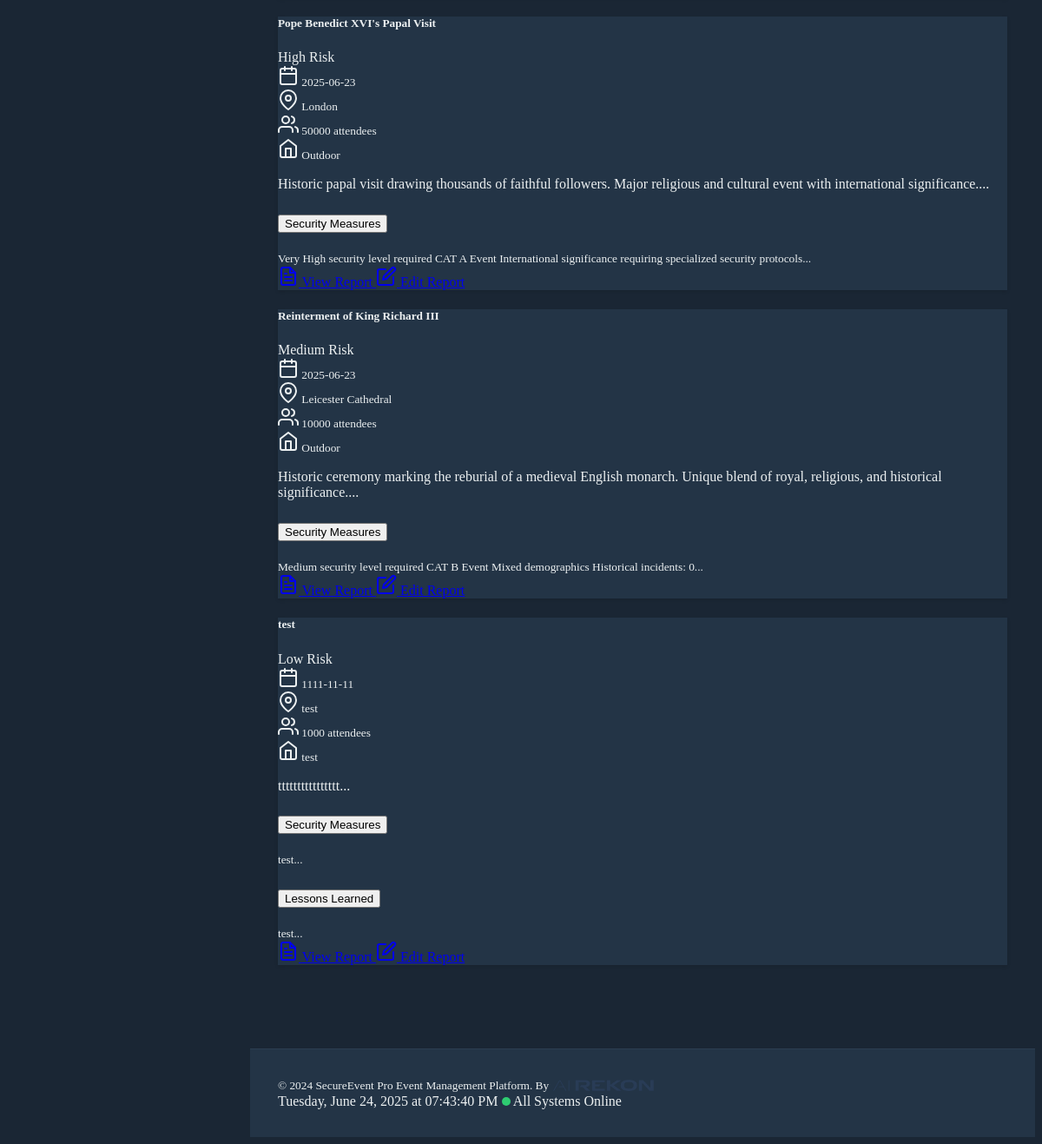
Before: /view-all-events (lower part) with the older database file.
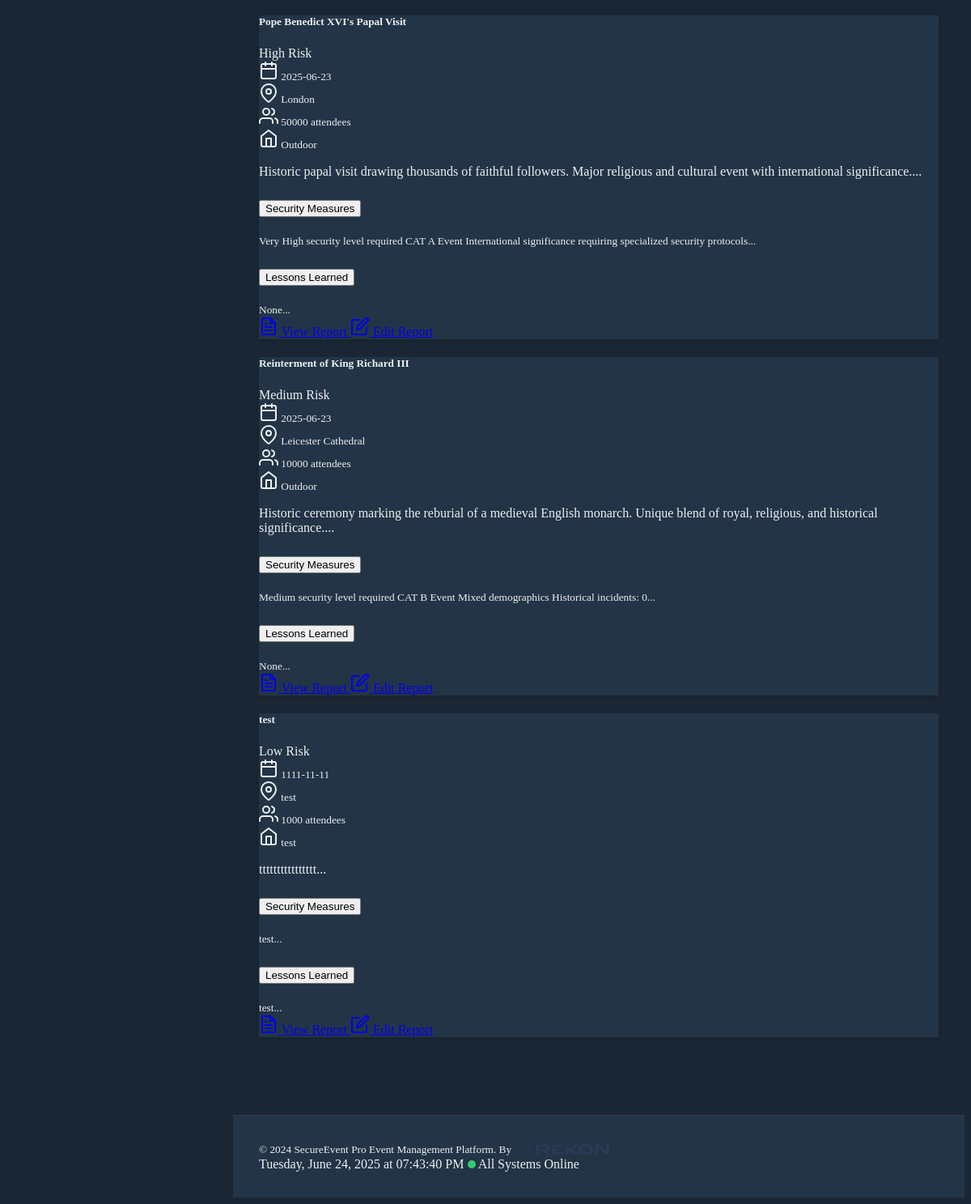
After: the same page with the newer database file.
### models.py (models this page shows)
class EventReport(db.Model):
    id = db.Column(db.Integer, primary_key=True)
    title = db.Column(db.String(200), nullable=False)
    date = db.Column(db.DateTime, nullable=False)
    location = db.Column(db.String(200), nullable=False)
    description = db.Column(db.Text, nullable=False)
    risk_level = db.Column(db.String(50), nullable=False)
    incident_type = db.Column(db.String(100), nullable=False)
    created_at = db.Column(db.DateTime, default=datetime.utcnow)
    venue_type = db.Column(db.String(50))
    security_staff_count = db.Column(db.Integer, default=0)
    security_staff_roles = db.Column(db.JSON, default=dict)
    incidents_reported = db.Column(db.Integer, default=0)
    incident_summary = db.Column(db.Text)
    attendance = db.Column(db.Integer)
    security_measures = db.Column(db.Text)
    incident_response = db.Column(db.Text)
    lessons_learned = db.Column(db.Text)
    recommendations = db.Column(db.Text)
    security_protocols = db.Column(db.Text)
    emergency_response_plan = db.Column(db.Text)
    post_event_analysis = db.Column(db.Text)
    activity_logs = db.relationship('ActivityLog', backref='event_report', lazy=True)
    estimated_risk_level = db.Column(db.String(50))
    risk_assessments = db.relationship('RiskAssessment', backref='event_report', lazy=True)

### routes.py (the view)
@app.route("/view-all-events")
def view_all_events():
    events = EventReport.query.all()
    return render_template("index.html", reports=events)

### routes.py (called while the page is built)
@app.before_request
def before_request():
    g.start_time = datetime.utcnow()
    g.activity_log = None

@app.after_request
def after_request(response):
    if hasattr(g, "activity_log") and g.activity_log:
        end_activity_tracking(g.activity_log)
    return response

### templates/index.html (shortened to what this page needs)
{% extends "base.html" %}
{% block content %}
<div class="row">
    {% for report in reports %}
    <div class="col-md-6 mb-4">
        <div class="card h-100">
            <div class="card-header d-flex justify-content-between align-items-center">
                <h5 class="card-title mb-0">{{ report.title }}</h5>
                <span class="badge bg-{{ 'danger' if report.risk_level == 'High' else 'warning' if report.risk_level == 'Medium' else 'success' }}">
                    {{ report.risk_level }} Risk
                </span>
            </div>
            <div class="card-body">
                <div class="mb-3">
                    <small class="text-muted">
                        <i data-feather="calendar" class="feather-sm me-1"></i> {{ report.date.strftime('%Y-%m-%d') }}<br>
                        <i data-feather="map-pin" class="feather-sm me-1"></i> {{ report.location }}<br>
                        <i data-feather="users" class="feather-sm me-1"></i> {{ report.attendance if report.attendance else 'Not recorded' }} attendees<br>
                        <i data-feather="home" class="feather-sm me-1"></i> {{ report.venue_type if report.venue_type else 'Venue type not specified' }}
                    </small>
                </div>
                <p class="card-text">{{ report.description[:150] }}...</p>
                {% if report.security_measures or report.lessons_learned %}
                <div class="mt-3">
                    <div class="accordion" id="insights{{ report.id }}">
                        {% if report.security_measures %}
                        <div class="accordion-item">
                            <h2 class="accordion-header">
                                <button class="accordion-button collapsed" type="button" data-bs-toggle="collapse" data-bs-target="#security{{ report.id }}">
                                    Security Measures
                                </button>
                            </h2>
                            <div id="security{{ report.id }}" class="accordion-collapse collapse" data-bs-parent="#insights{{ report.id }}">
                                <div class="accordion-body">
                                    <small>{{ report.security_measures[:200] }}...</small>
                                </div>
                            </div>
                        </div>
                        {% endif %}
                        {% if report.lessons_learned %}
                        <div class="accordion-item">
                            <h2 class="accordion-header">
                                <button class="accordion-button collapsed" type="button" data-bs-toggle="collapse" data-bs-target="#lessons{{ report.id }}">
                                    Lessons Learned
                                </button>
                            </h2>
                            <div id="lessons{{ report.id }}" class="accordion-collapse collapse" data-bs-parent="#insights{{ report.id }}">
                                <div class="accordion-body">
                                    <small>{{ report.lessons_learned[:200] }}...</small>
                                </div>
                            </div>
                        </div>
                        {% endif %}
                    </div>
                </div>
                {% endif %}
                <div class="mt-3">
                    <a href="{{ url_for('view_report', report_id=report.id) }}" class="btn btn-secondary btn-sm">
                        <i data-feather="file-text" class="feather-sm"></i> View Report
                    </a>
                    <a href="{{ url_for('edit_event_report', report_id=report.id) }}" class="btn btn-outline-primary btn-sm ms-1">
                        <i data-feather="edit" class="feather-sm"></i> Edit Report
                    </a>
                </div>
            </div>
        </div>
    </div>
    {% endfor %}
</div>
{% endblock %}

### templates/base.html (shortened to what this page needs)
<!DOCTYPE html>
<html lang="en" data-bs-theme="dark">
<head>
    <link href="https://cdn.replit.com/agent/bootstrap-agent-dark-theme.min.css" rel="stylesheet">
    <link href="https://cdn.jsdelivr.net/npm/feather-icons/dist/feather.min.css" rel="stylesheet">
</head>
<body>
    <div class="flex-grow-1">
        <main class="main-content" id="mainContent">
            {% block content %}{% endblock %}
        </main>
        <footer class="footer" id="footer">
            <div class="container-fluid d-flex justify-content-between align-items-center">
                <small>&copy; 2024 SecureEvent Pro Event Management Platform. By <img src="{{ url_for('static', filename='img/AIR_logo_new_trans_min.png') }}" alt="AI Rekon Logo" style="height: 14px; vertical-align: middle; margin-bottom: 2px;"></small>
                <div class="d-flex align-items-center gap-3">
                    <span id="current-date-time"></span>
                    <span class="status-indicator"></span>
                    <span>All Systems Online</span>
                </div>
            </div>
        </footer>
    </div>
</body>
</html>

### templates/base.html (style rules this page uses)
:root { --primary-color: #4A90E2; --secondary-color: #2C3E50; --accent-color: #3498DB; --background-dark: #1A2634; --card-bg: #233446; --text-primary: #ECF0F1; --text-secondary: #B2BEC3; }
body { background-color: var(--background-dark); color: var(--text-primary); }
.card { background-color: var(--card-bg); border-color: var(--secondary-color); }
.footer { background-color: var(--card-bg); border-color: var(--secondary-color); }
.footer { margin-top: 4rem; margin-left: 280px; padding: 2rem; background: var(--card-bg); border-top: 1px solid var(--secondary-color); transition: margin-left 0.3s ease; }
.main-content { min-height: calc(100vh - 280px); padding: 2rem 0; margin-left: 280px; transition: margin-left 0.3s ease; }
.status-indicator { display: inline-block; width: 10px; height: 10px; background-color: #2ECC71; border-radius: 50%; animation: pulse 2s infinite; }
.main-content { margin-top: 70px; margin-left: 280px; min-height: calc(100vh - 70px); padding: 2rem; transition: margin-left 0.3s ease; }
.card { border: 1px solid var(--bs-border-color); box-shadow: 0 2px 4px rgba(0, 0, 0, 0.1); }
.badge { font-weight: 500; }

Changed rows visible on the page:
changed EventReport "High": lessons_learned (not shown) → "None"
changed EventReport "Medium": lessons_learned (not shown) → "None"
